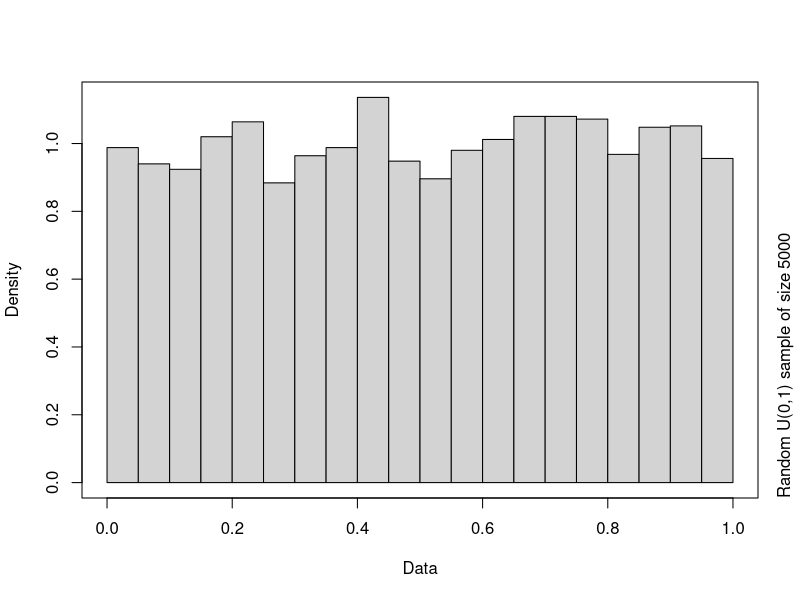
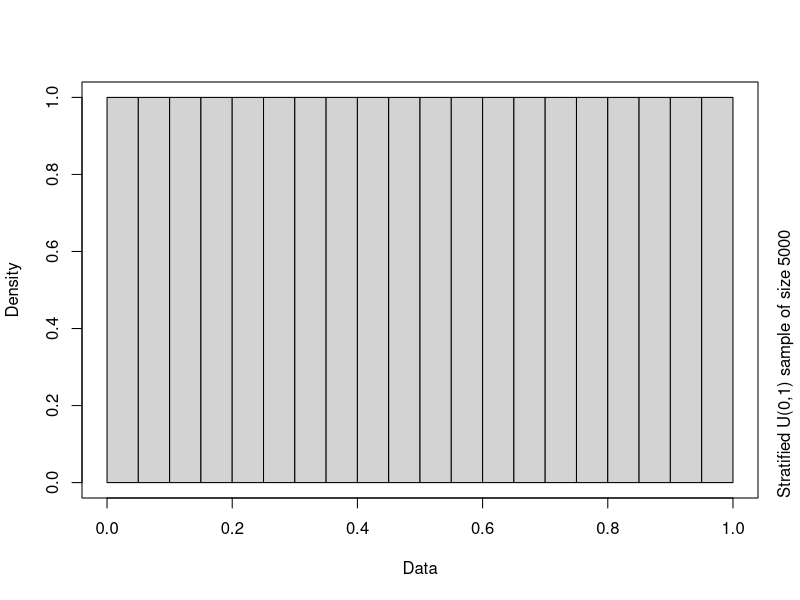
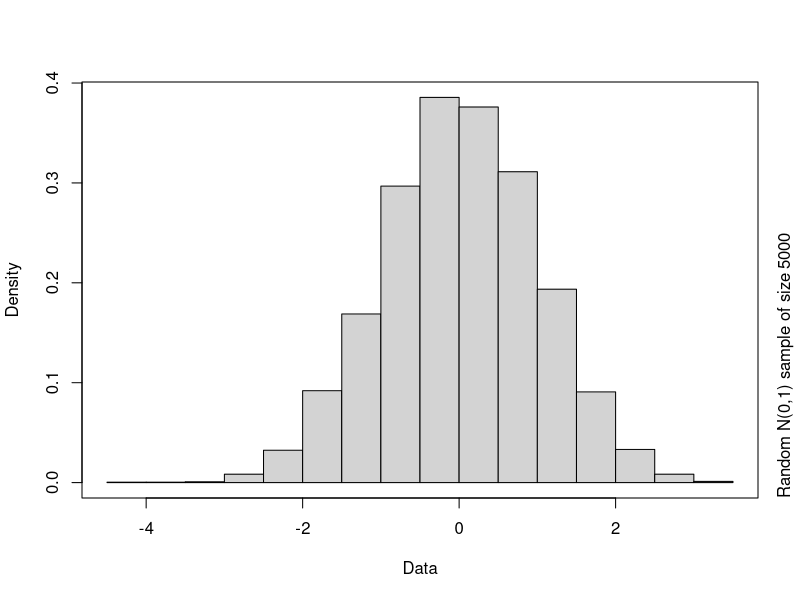
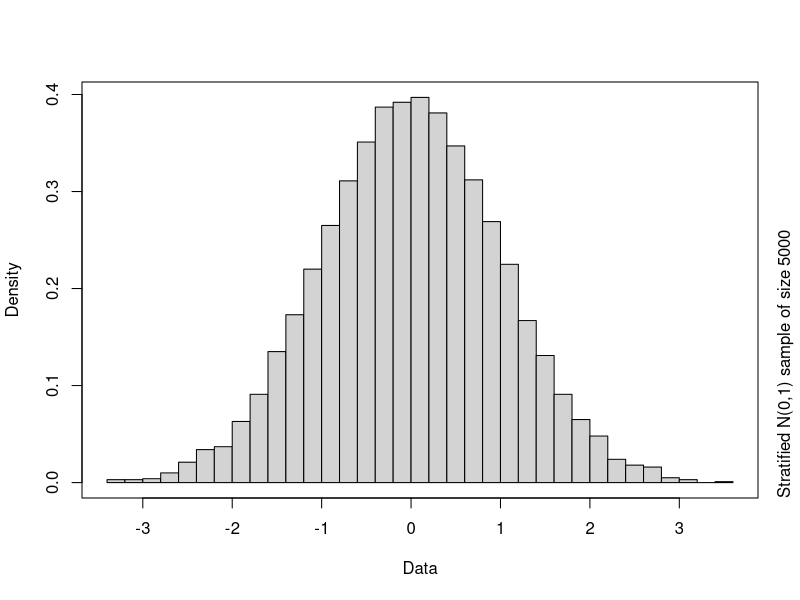
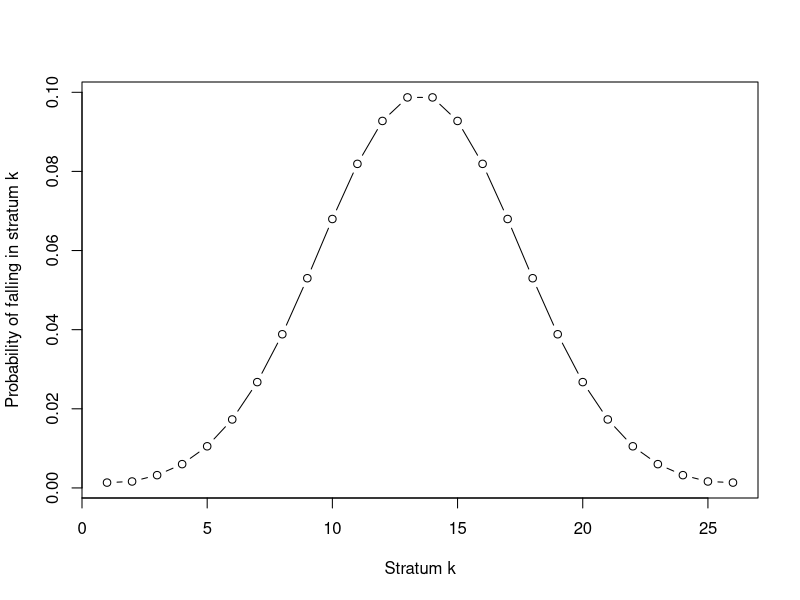
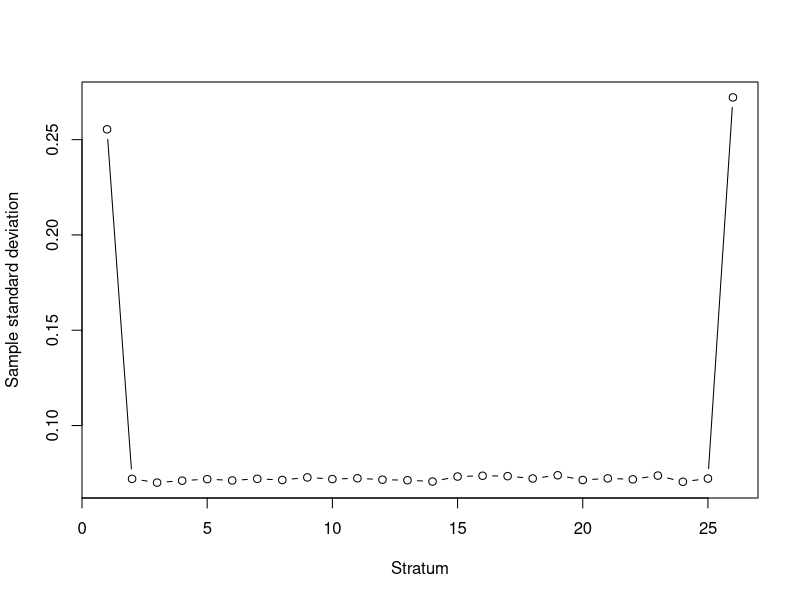
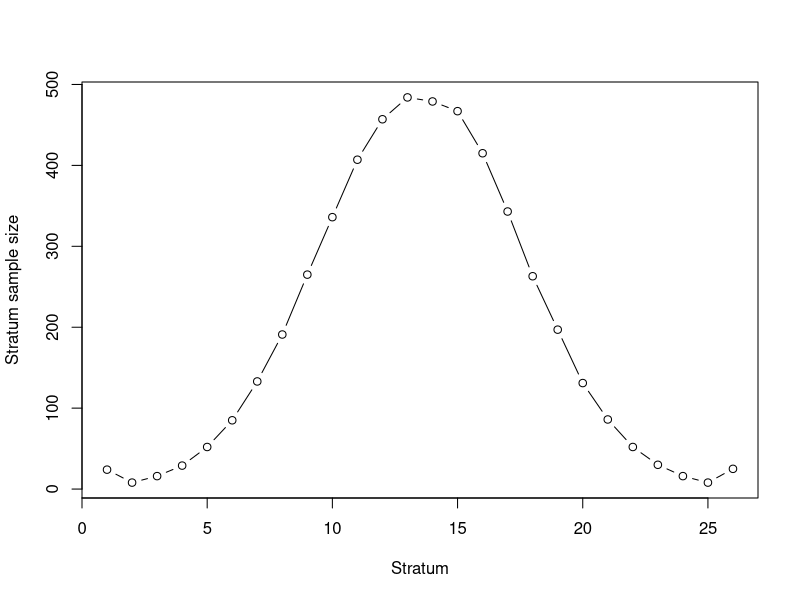
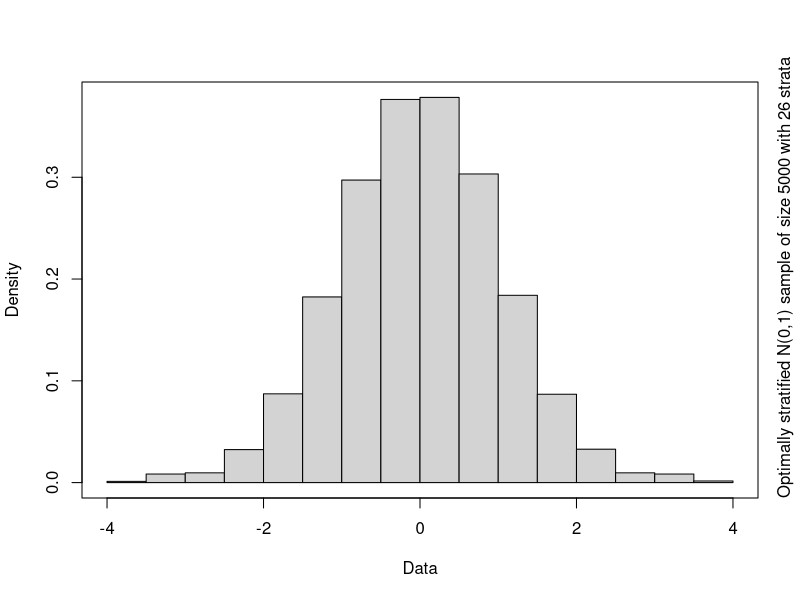

These figures' R source, in order:
## By Marius Hofert

## Stratified sampling for N(0,1) data


### Setup ######################################################################

n <- 5000 # sample size
set.seed(271) # for reproducibility
U <- runif(n) # set of U(0,1)
X <- qnorm(U) # corresponding N(0,1) sample


### 0 Auxiliary function #######################################################

##' @title A Nicer Histogram Plot
##' @param x data
##' @param text text for 4th axis
##' @param ... additional arguments passed to the underlying hist() (unused here)
##' @return invisible()
##' @author Marius Hofert
myhist <- function(x, text = NULL, ...) {
    hist(x, breaks = 25, probability = TRUE, xlab = "Data", main = "", ...)
    if(!is.null(text))
        mtext(text = text, side = 4, line = 1, adj = 0)
    box()
}


### 1 Comparing non-stratified and proportionally stratified samples ###########

## Stratify U proportionally (n_k = n * p_k, k = 1,...,K)
K <- 100 # number of strata; note: if we choose n here, each sample lies in its own stratum
n.k <- n/K # number of samples per strata according to 'proportional allocation' (equal for all strata)
stopifnot(n.k %% 1 == 0, K * n.k == n) # sanity checks
U.SS <- unlist(lapply(1:K, function(k) ((U[n.k * (k-1) + 1:n.k] + k - 1) / K))) # for each k, draw n.k samples from stratum k
X.SS <- qnorm(U.SS) # map to stratified N(0,1) sample via inversion method

## Compare histograms to see the effect of (here: proportional allocation) stratification
myhist(U,    text = substitute("Random U(0,1) sample of size"~n.,     list(n. = n)))
myhist(U.SS, text = substitute("Stratified U(0,1) sample of size"~n., list(n. = n)))
myhist(X,    text = substitute("Random N(0,1) sample of size"~n.,     list(n. = n)))
myhist(X.SS, text = substitute("Stratified N(0,1) sample of size"~n., list(n. = n)))


### 2 (Optimal allocation) stratification for N(0,1) ###########################

## Build strata and compute their probabilities
strata <- c(-Inf, seq(-3, 3, by = 0.25), Inf) # interesting: for the range (-2, 2), the result doesn't look that good
K <- length(strata)-1 # number of strata
p <- diff(pnorm(strata)) # probabilities of falling in the strata
plot(1:K, p, type = "b", xlab = "Stratum k",
     ylab = "Probability of falling in stratum k")
## => To see the shape of the density makes sense as the density around a small
##    interval (here: a stratum) indicates the probability of falling in this interval.

## Pilot study for simulating the standard deviations per stratum
rnorm_strata <- function(n, a, b) # sample N(0,1) conditional on (a,b] (via inversion)
    qnorm(pnorm(a) + (pnorm(b) - pnorm(a)) * runif(n)) # see slides for the formula
N <- 1000 # pilot study sample size to compute standard deviations per stratum
SD <- sapply(1:K, function(k) sd(rnorm_strata(N, a = strata[k], b = strata[k+1]))) # strata (sample) standard deviations
plot(1:K, SD, type = "b", xlab = "Stratum", ylab = "Sample standard deviation")
## => sd is larger in the extreme strata as they are unbounded

## Determine the optimal strata sample sizes
n.k <- sapply(1:K, function(k) round(n * p[k] * SD[k] / sum(p * SD))) # optimal strata sample sizes
sum(n.k) # should be close to n
plot(1:K, n.k, type = "b", xlab = "Stratum", ylab = "Stratum sample size") # plot optimal sample sizes per stratum
## => This makes sense as the formula implies that the larger the larger the
##    probability of falling in a stratum or the larger its standard deviation,
##    the larger the stratum sample size must be (and that's what we see).

## Now sample from each stratum (by recycling the above pseudo-random U's)
stopifnot(sum(n.k) <= n) # as we want to recycle the above U's
n.k.cum <- cumsum(c(0, n.k)) # add up strata sample sizes (with dummy 0 in the beginning)
X.SS. <- unlist(lapply(1:K, function(k) {
    U. <- U[(n.k.cum[k] + 1) : n.k.cum[k+1]] # map the (recycled) U's to the conditional distribution in stratum k
    qnorm( pnorm(strata[k]) + p[k] * U. ) # inversion method for stratum k
    ## Note: F("left endpoint of the stratum") + "stratum probability" * "uniform in that stratum"
    ##       is uniformly distributed in stratum k (and then mapped to N(0,1) by inversion)
}))

## Plot
myhist(X.SS., text = substitute("Optimally stratified N(0,1) sample of size"~n.~"with"~K.~"strata",
                                list(n. = n, K. = K)))

## Comparison with non-stratified sample
myhist(X, text = substitute("Random N(0,1) sample of size"~n., list(n. = n)))
